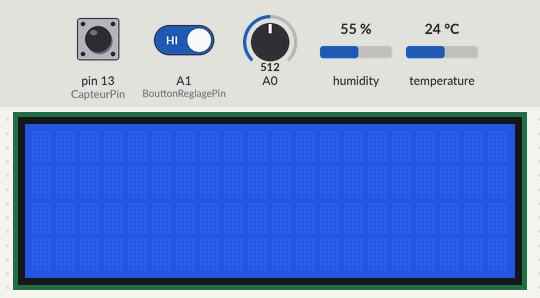
This sketch was run on a simulated Arduino Mega 2560, built with avr-gcc and run on an emulated ATmega2560. Parts: 20×4 character LCD. The inputs (shaded band) are chosen by the test bench; at power-on: A1 (BouttonReglagePin) HIGH, temperature 24 °C, A0 = 512, pin 13 (CapteurPin) HIGH, humidity 55 %. The local clock reads 2024-03-15 10:24:30 at power-on unless the sketch sets it.

Above: at 3.2 s.
3.3 s: A1 (BouttonReglagePin) driven LOW
At 4.4 s:
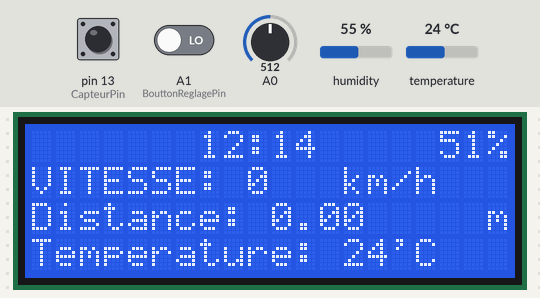
5.0 s: temperature set to 12 °C
At 6.4 s:
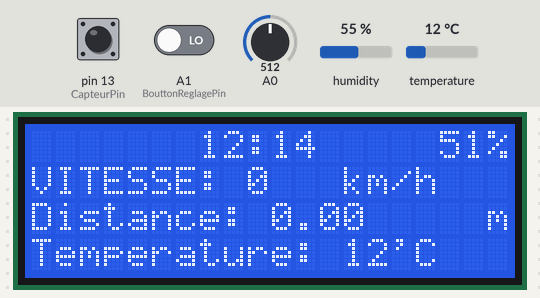
6.7 s: A0 set to 716
8.4 s: temperature set to 19 °C
At 9.2 s:
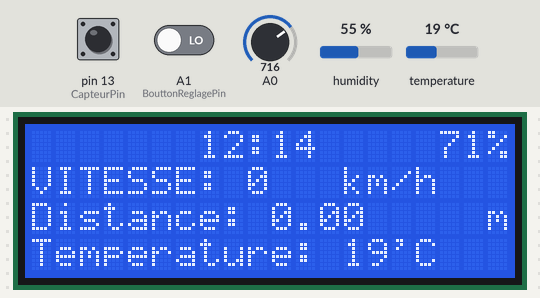
10.0 s: A0 set to 900
At 11.1 s:
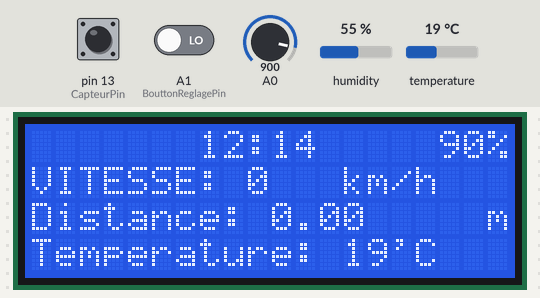
11.7 s: temperature set to 28 °C
At 13.1 s:
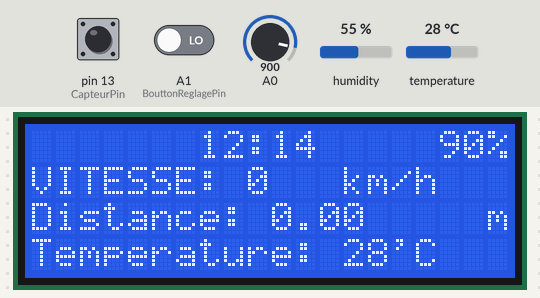
Timing chart, 0 to 14.7 s (numbered marks = the images above; inputs shaded):
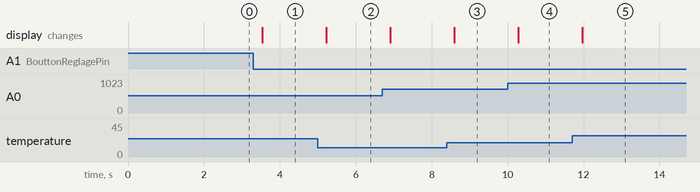

The sketch:

MEGA_IMPORTANT.ino
```cpp
#include <Wire.h>
#include <LiquidCrystal.h>
#include <DS1302RTC.h>
#include <Time.h>
#include <dht11.h>

LiquidCrystal lcd(12, 11, 5, 4, 3, 2);

dht11 DHT11;

#define DHT11PIN 6

DS1302RTC RTC(9, 7, 8);
#define DS1302_GND_PIN 33
#define DS1302_VCC_PIN 35

const int CapteurPin = 13;
int interrupteur = LOW;
int etat = 0;
int Capteur = 0;
int tempsa;
int tempsb;
int compteur;
float vitesse1=0;
float tempssec = 0;
int vitessekmh=0;
float distanceparcourue = 0;
int ValBatterie;
int affichageBatterie;
int BouttonReglage;
int BouttonReglagePin=A1;
int etatBouttonReglage;
int Plus;
int Moins;
int PlusPin;
int MoinsPin;
int BouttonChangement;
int BouttonChangementPin;
int etatBouttonChangement;
int Unit;
int distancetotalparcourue;
int vitessems;

void setup()
{
lcd.begin(20,4);
  pinMode(CapteurPin, INPUT);
  digitalWrite(DS1302_GND_PIN, LOW);
  pinMode(DS1302_GND_PIN, OUTPUT);

  digitalWrite(DS1302_VCC_PIN, HIGH);
  pinMode(DS1302_VCC_PIN, OUTPUT);
  setSyncProvider(RTC.get);
  delay ( 2000 );
  lcd.clear();
}


void loop()
{
   BouttonReglage = digitalRead(BouttonReglagePin);

  if (BouttonReglage == LOW) {

    if (etatBouttonReglage == 0) {
  calcul_vitesse();
  mesure_temperature();
  heure();
  lecture_batterie();
  }

  else
  {
reglage();


  }

  }
}

void calcul_vitesse()
{
   Capteur = digitalRead(CapteurPin);

  if (Capteur == LOW) {

    if (etat == 0) {

tempsa = millis();
 compteur = compteur + 1;
     distancetotalparcourue + distanceparcourue;
    }


  }

  else
  {
tempsb=millis();
    int tempsfin=0;
    tempsfin=millis()-tempsa;
    tempssec=(float)tempsfin/1000;
    vitesse1=0.61/(float)tempssec;
    vitessekmh=(float)vitesse1*3.6;
    delay(200);


    if(compteur=1) {
if(Unit == 1) {
  lcd.clear();
  lcd.setCursor(0,1);
  lcd.print("VITESSE: ");
  lcd.print(vitessekmh);
  lcd.setCursor(13,1);
  lcd.print("km/h");
}
if(Unit == 0) {
  vitessems = vitessekmh/3,6;

  lcd.clear();
  lcd.setCursor(0,1);
  lcd.print("VITESSE: ");
  lcd.print(vitessems);
  lcd.setCursor(13,1);
  lcd.print("km/h");
}
   lcd.setCursor(0,2);
  lcd.print("Distance: ");
  lcd.print(distanceparcourue);
  lcd.setCursor(19,2);
  lcd.print("m");


    }
compteur = 0;


  }

}

void mesure_temperature()
{
    int chk = DHT11.read(DHT11PIN);


  lcd.setCursor(0,3);
  lcd.print("Temperature: ");
  lcd.print(DHT11.temperature);
  lcd.setCursor(15,3);
  lcd.print("'C");

}

void heure()
{
static int sday = 0;

 lcd.setCursor(7, 0);
  print2digits(hour()+2);
  lcd.print(":");
  print2digits(minute()-10);

   switch (hour())
   {
  case 24:
    lcd.print("00");
    break;
  case 25:
    lcd.print("01");
    break;
  case 26:
    lcd.print("02");
    break;
   }
}

void print2digits(int number)
{
  if (number >= 0 && number < 10) {
    lcd.write('0');
  }
  lcd.print(number);

}

void lecture_batterie() {
  ValBatterie = analogRead(A0);

  affichageBatterie = map(ValBatterie, 970, 1023, 0, 100);

if (affichageBatterie > 99)
  {
    lcd.setCursor(16,0);
}

else  {
lcd.setCursor(17,0);
}

  lcd.print(ValBatterie);
  lcd.setCursor(19,0);
  lcd.print("%");
  delay(100);

}

void reglage()
{


   Plus = digitalRead(PlusPin);
   Moins = digitalRead(MoinsPin);
   BouttonChangement = digitalRead(BouttonChangementPin);


  if (BouttonChangement == HIGH) {

    if (etatBouttonChangement == 0)
    {

 if (Moins == HIGH) {
Unit = 0;
lcd.clear();
lcd.setCursor(6,0);
lcd.print("Reglage");
lcd.setCursor(0,2);
lcd.print("Unite: m/s");
 }

 if (Plus == HIGH) {
Unit = 1;
lcd.clear();
lcd.setCursor(6,0);
lcd.print("Reglage");
lcd.setCursor(0,2);
lcd.print("Unite: km/h");
 }

    }

  }
   else
  {
 if (Moins == HIGH) {
distanceparcourue--;
lcd.clear();
lcd.setCursor(6,0);
lcd.print("Reglage");
lcd.setCursor(0,2);
lcd.print("Valeur: ");
lcd.setCursor(8,2);
lcd.print(distanceparcourue);
 }

 if (Plus == HIGH) {
distanceparcourue++;
lcd.clear();
lcd.setCursor(6,0);
lcd.print("Reglage");
lcd.setCursor(0,2);
lcd.print("Valeur: ");
lcd.setCursor(8,2);
lcd.print(distanceparcourue);
 }


  }

}
```

Measured:
- after the input at 3.3 s, the display: changes after 0.24 s (image 1)
- after the input at 5.0 s, the display: changes after 0.22 s (image 2)
- after the input at 8.4 s, the display: changes after 0.20 s (image 3)
- after the input at 10.0 s, the display: changes after 0.28 s (image 4)
- after the input at 11.7 s, the display: changes after 0.27 s (image 5)
